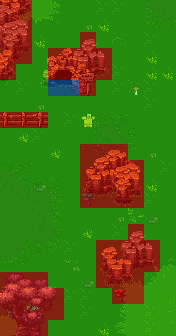

This is a level from a 2D game, rendered from its Tiled map with the project's own tilesets. A one-line summary and the map file follow, with tile-layer data summarised:
An orthogonal 11x21 tile map with 16x16 px tiles, 11 tile layers (Tile Layer 5, Tile Layer 6, Tile Layer 7, Tile Layer 4, ...).

<map version="1.5" tiledversion="2021.02.15" orientation="orthogonal" renderorder="left-down" width="11" height="21" tilewidth="16" tileheight="16" infinite="0" nextlayerid="18" nextobjectid="1">
 <tileset firstgid="1" source="../world_tiles/tileset.tsx" />
 <layer id="11" name="Tile Layer 5" width="11" height="21">
  <data>[231 cells, 231 non-empty, 1 distinct tile ids]</data>
 </layer>
 <layer id="12" name="Tile Layer 6" width="11" height="21">
  <data>[231 cells, 21 non-empty, 21 distinct tile ids]</data>
 </layer>
 <layer id="13" name="Tile Layer 7" width="11" height="21">
  <data>[231 cells, 12 non-empty, 12 distinct tile ids]</data>
 </layer>
 <layer id="10" name="Tile Layer 4" width="11" height="21">
  <data>[231 cells, 106 non-empty, 77 distinct tile ids]</data>
 </layer>
 <layer id="14" name="Tile Layer 8" width="11" height="21">
  <data>[231 cells, 20 non-empty, 20 distinct tile ids]</data>
 </layer>
 <layer id="15" name="Tile Layer 9" width="11" height="21">
  <data>[231 cells, 22 non-empty, 21 distinct tile ids]</data>
 </layer>
 <layer id="16" name="Tile Layer 10" width="11" height="21">
  <data>[231 cells, 27 non-empty, 27 distinct tile ids]</data>
 </layer>
 <layer id="17" name="Tile Layer 11" width="11" height="21">
  <data>[231 cells, 6 non-empty, 6 distinct tile ids]</data>
 </layer>
 <layer id="7" name="anim" width="11" height="21">
  <data>[231 cells, 2 non-empty, 2 distinct tile ids]</data>
 </layer>
 <layer id="8" name="characters" width="11" height="21">
  <data>[231 cells, 5 non-empty, 3 distinct tile ids]</data>
 </layer>
 <layer id="9" name="walkable" width="11" height="21">
  <data>[231 cells, 231 non-empty, 3 distinct tile ids]</data>
 </layer>
</map>
